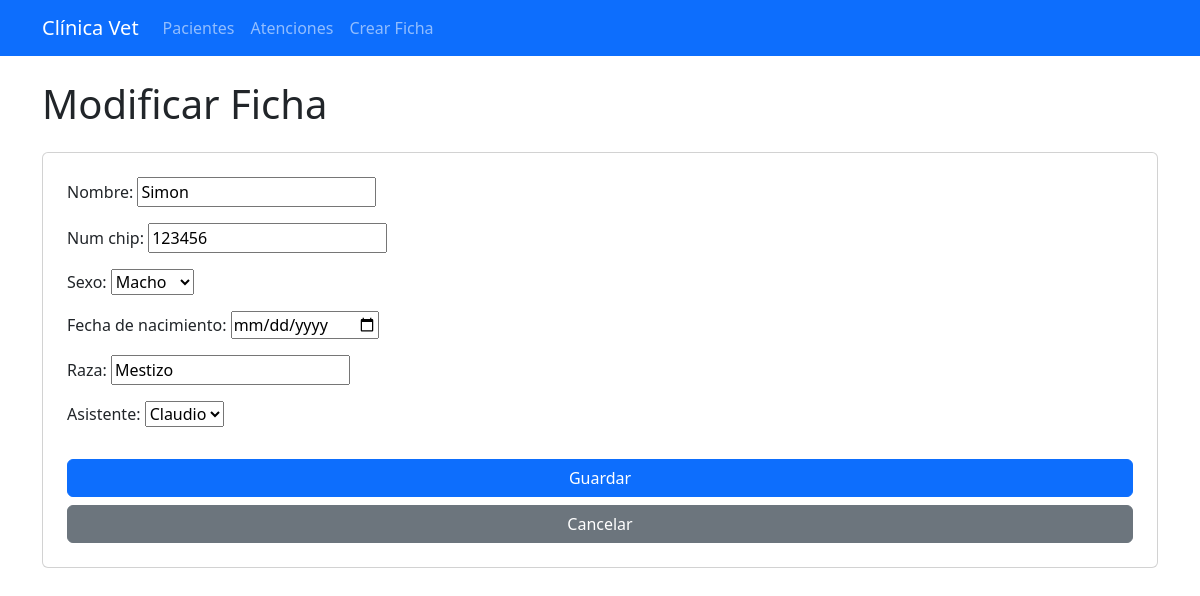
The page /1/modificar/ on the database its author committed.
### principal/models.py (models this page shows, shortened)
class FichaMascota(models.Model):
    idficha_mascota = models.IntegerField(primary_key=True)
    nombre = models.CharField(max_length=45)
    num_chip = models.CharField(max_length=45, blank=True, null=True)
    sexo = models.CharField(max_length=1, choices=SEXO_CHOICES)
    fecha_nacimiento = models.DateField()
    raza = models.CharField(max_length=45)
    dueño = models.ForeignKey(Dueno, on_delete=models.CASCADE)
    asistente = models.ForeignKey(Asistente, on_delete=models.SET_NULL, null=True)

class Profesional(models.Model):
    idprofesional = models.IntegerField(primary_key=True)
    run = models.CharField(max_length=13, unique=True)
    nombre = models.CharField(max_length=45)
    apellido = models.CharField(max_length=45)
    fono = models.CharField(max_length=45)
    class Meta:
        verbose_name_plural = "Profesionales"

### principal/views.py (the view)
# urls.py: path('<int:pk>/modificar/', views.modificar_ficha_mascota, name='modificar_ficha_mascota'),
def modificar_ficha_mascota(request, pk):
    mascota = get_object_or_404(FichaMascota, pk=pk)
    if request.method == 'POST':
        form = FichaMascotaForm(request.POST, instance=mascota)
        if form.is_valid():
            form.save()
            return redirect('detalle_mascota', pk=mascota.pk)
    else:
        form = FichaMascotaForm(instance=mascota)
    return render(request, 'principal/form_ficha_mascota.html', {'form': form, 'title': 'Modificar Ficha'})

### principal/forms.py
class FichaMascotaForm(forms.ModelForm):
    fecha_nacimiento = forms.DateField(
        widget=forms.DateInput(attrs={'type': 'date'}),
        label="Fecha de nacimiento"
    )
    class Meta:
        model = FichaMascota
        fields = ['nombre', 'num_chip', 'sexo', 'fecha_nacimiento', 'raza', 'dueño', 'asistente']
        exclude = ['dueño']

### principal/models.py (called while the page is built)
    def __str__(self):
        return self.idasistente.nombre

### principal/templates/principal/form_ficha_mascota.html (shortened to what this page needs)
{% extends 'principal/base.html' %}
{% block content %}
    <h1 class="mb-4">{{ title }}</h1>
    <form method="post" class="card p-4">
        {{ form.as_p }}
        <button type="submit" class="btn btn-primary mt-3">Guardar</button>
        <a href="{% url 'lista_mascotas' %}" class="btn btn-secondary mt-2">Cancelar</a>
    </form>
{% endblock %}

### rows shown on the page
FichaMascota: nombre "Simon", num_chip "123456", sexo "Macho", raza "Mestizo", asistente "Claudio"

### other values the page prints
{{ title }} "Modificar Ficha"
